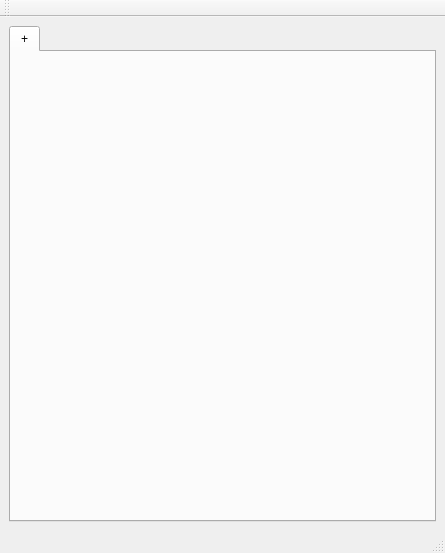
<?xml version="1.0" encoding="UTF-8"?>
<ui version="4.0">
 <class>MainWindow</class>
 <widget class="QMainWindow" name="MainWindow">
  <property name="geometry">
   <rect>
    <x>0</x>
    <y>0</y>
    <width>445</width>
    <height>553</height>
   </rect>
  </property>
  <property name="windowTitle">
   <string>MainWindow</string>
  </property>
  <widget class="QWidget" name="centralwidget">
   <layout class="QGridLayout" name="gridLayout">
    <item row="0" column="0">
     <widget class="QTabWidget" name="tabWidget">
      <property name="currentIndex">
       <number>0</number>
      </property>
      <widget class="QWidget" name="plusTab">
       <attribute name="title">
        <string>+</string>
       </attribute>
      </widget>
     </widget>
    </item>
   </layout>
  </widget>
  <widget class="QMenuBar" name="menubar">
   <property name="geometry">
    <rect>
     <x>0</x>
     <y>0</y>
     <width>445</width>
     <height>25</height>
    </rect>
   </property>
  </widget>
  <widget class="QStatusBar" name="statusbar"/>
  <widget class="QToolBar" name="toolBar">
   <property name="windowTitle">
    <string>toolBar</string>
   </property>
   <attribute name="toolBarArea">
    <enum>TopToolBarArea</enum>
   </attribute>
   <attribute name="toolBarBreak">
    <bool>false</bool>
   </attribute>
  </widget>
 </widget>
 <resources/>
 <connections/>
</ui>
